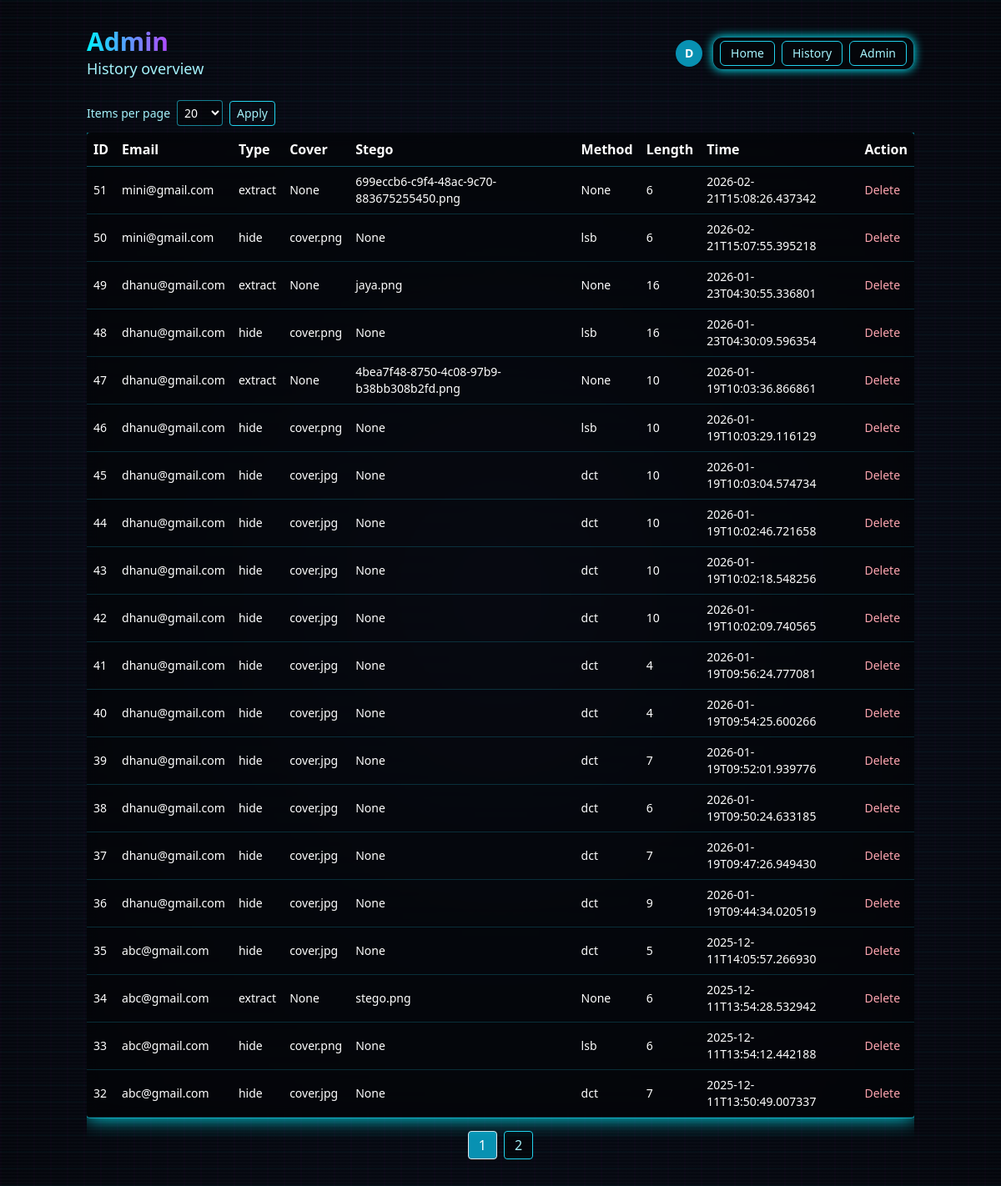
The page /admin/history (signed in) on the database its author committed.
### tables this page shows
CREATE TABLE history (
            id INTEGER PRIMARY KEY AUTOINCREMENT,
            email TEXT NOT NULL,
            type TEXT NOT NULL,
            cover TEXT,
            stego TEXT,
            method TEXT,
            length INTEGER,
            time TEXT NOT NULL
        );

### app.py (the view)
    def wrapper(*args, **kwargs):
        if not session.get("user"):
            return redirect(url_for("login"))
        return fn(*args, **kwargs)

### app.py (called while the page is built)
def get_db():
    conn = sqlite3.connect(DB_PATH)
    conn.row_factory = sqlite3.Row
    return conn

def login_required(fn):
    def wrapper(*args, **kwargs):
        if not session.get("user"):
            return redirect(url_for("login"))
        return fn(*args, **kwargs)
    wrapper.__name__ = fn.__name__
    return wrapper

def is_admin() -> bool:
    u = session.get("user") or {}
    return (u.get("role") or "user") == "admin"

@app.get("/admin/history")
@login_required
def admin_history():
    if not is_admin():
        return redirect(url_for("index"))
    page = int(request.args.get("page", "1") or "1")
    try:
        limit = int(request.args.get("limit", "20") or "20")
    except Exception:
        limit = 20
    if limit not in (20, 50, 100):
        limit = 20
    offset = (page - 1) * limit
    conn = get_db()
    total = conn.execute("SELECT COUNT(*) AS c FROM history").fetchone()["c"]
    cur = conn.execute(
        "SELECT id, email, type, cover, stego, method, length, time FROM history ORDER BY id DESC LIMIT ? OFFSET ?",
        (limit, offset),
    )
    rows = [dict(r) for r in cur.fetchall()]
    conn.close()
    pages = (total + limit - 1) // limit
    return render_template("admin_history.html", user=session.get("user"), items=rows, page=page, pages=pages, limit=limit)

### templates/admin_history.html (shortened to what this page needs)
<!doctype html>
<html lang="en">
<head>
  <script src="https://cdn.tailwindcss.com"></script>
</head>
<body class="text-white relative">
  <div class="absolute inset-0 -z-10">
    <div class="h-full w-full" style="background: radial-gradient(ellipse at center, #0a0f1f 0%, #050914 40%, #02040a 100%);"></div>
    <div class="absolute inset-0 opacity-30" style="background-image: repeating-linear-gradient(0deg, rgba(0,240,255,0.08) 0 2px, transparent 2px 20px), repeating-linear-gradient(90deg, rgba(255,0,255,0.06) 0 2px, transparent 2px 20px); background-size: 100% 100%; animation: gridShift 12s linear infinite;"></div>
    <div class="absolute inset-0" style="background-image: linear-gradient(transparent, rgba(255,255,255,0.03) 50%, transparent); background-size: 100% 4px; animation: scan 6s linear infinite;"></div>
  </div>
  <div class="max-w-5xl mx-auto py-8 px-4">
    <div class="flex items-center justify-between">
      <h1 class="leading-tight">
        <span class="block text-2xl md:text-3xl font-extrabold bg-clip-text text-transparent" style="background-image: linear-gradient(90deg,#00f0ff,#ff00ff)">Admin</span>
        <span class="block text-cyan-200 md:text-lg">History overview</span>
      </h1>
      <div class="flex items-center gap-3 text-sm">
        <a href="/profile" class="h-8 w-8 rounded-full bg-cyan-600 text-white flex items-center justify-center font-semibold">
          {{ (user.name if user else '')[:1]|upper }}
        </a>
        <div class="flex items-center gap-2 rounded-xl border border-cyan-400/60 bg-black/40 backdrop-blur px-2 py-1 shadow-[0_0_12px_#00f0ff]">
          <a href="/" class="inline-flex items-center gap-1 rounded-md border border-cyan-400 px-3 py-1 text-cyan-200 hover:bg-cyan-300 hover:text-black">Home</a>
          <a href="/history" class="inline-flex items-center gap-1 rounded-md border border-cyan-400 px-3 py-1 text-cyan-200 hover:bg-cyan-300 hover:text-black">History</a>
          <a href="/admin/history" class="inline-flex items-center gap-1 rounded-md border border-cyan-400 px-3 py-1 text-cyan-200 hover:bg-cyan-300 hover:text-black">Admin</a>
        </div>
      </div>
    </div>
    <div class="mt-6">
      <form method="get" action="/admin/history" class="mb-2 flex items-center gap-2 text-sm">
        <label class="text-cyan-200">Items per page</label>
        <select name="limit" class="rounded border border-cyan-400/60 bg-black/40 text-white p-1">
          <option value="20" {{ 'selected' if limit == 20 else '' }}>20</option>
        </select>
        <button class="rounded border border-cyan-400 px-2 py-1 text-cyan-200 hover:bg-cyan-300 hover:text-black">Apply</button>
      </form>
      <div class="overflow-auto">
        <table class="min-w-full bg-black/50 backdrop-blur rounded shadow-[0_0_24px_#00f0ff] ring-1 ring-cyan-400/50">
          <thead>
            <tr class="text-left border-b border-cyan-400/40">
              <th class="p-2">ID</th>
              <th class="p-2">Email</th>
              <th class="p-2">Type</th>
              <th class="p-2">Cover</th>
              <th class="p-2">Stego</th>
              <th class="p-2">Method</th>
              <th class="p-2">Length</th>
              <th class="p-2">Time</th>
              <th class="p-2">Action</th>
            </tr>
          </thead>
          <tbody>
            {% for it in items %}
            <tr class="border-b border-cyan-400/20 text-sm">
              <td class="p-2">{{ it.id }}</td>
              <td class="p-2">{{ it.email }}</td>
              <td class="p-2">{{ it.type }}</td>
              <td class="p-2">{{ it.cover }}</td>
              <td class="p-2">{{ it.stego }}</td>
              <td class="p-2">{{ it.method }}</td>
              <td class="p-2">{{ it.length }}</td>
              <td class="p-2">{{ it.time }}</td>
              <td class="p-2">
                <form method="post" action="/admin/history/delete/{{ it.id }}">
                  <button class="text-rose-300">Delete</button>
                </form>
              </td>
            </tr>
            {% endfor %}
          </tbody>
        </table>
        {% if pages and pages > 1 %}
        <div class="mt-4 flex justify-center">
          {% for p in range(1, pages + 1) %}
          <a href="/admin/history?page={{ p }}&limit={{ limit }}" class="px-3 py-1 mx-1 rounded border {{ 'bg-cyan-600 text-white' if p == page else 'bg-black/40 text-cyan-200 border-cyan-400' }}">{{ p }}</a>
          {% endfor %}
        </div>
        {% endif %}
      </div>
    </div>
  </div>
</body>
</html>

### rows shown on the page
history: id "51", email "mini@gmail.com", type "extract", cover "None", stego "699eccb6-c9f4-48ac-9c70-883675255450.png", method "None", length "6", time "2026-02-21T15:08:26.437342"
history: id "50", email "mini@gmail.com", type "hide", cover "cover.png", stego "None", method "lsb", length "6", time "2026-02-21T15:07:55.395218"
history: id "49", email "dhanu@gmail.com", type "extract", cover "None", stego "jaya.png", method "None", length "16", time "2026-01-23T04:30:55.336801"
history: id "48", email "dhanu@gmail.com", type "hide", cover "cover.png", stego "None", method "lsb", length "16", time "2026-01-23T04:30:09.596354"
history: id "47", email "dhanu@gmail.com", type "extract", cover "None", stego "4bea7f48-8750-4c08-97b9-b38bb308b2fd.png", method "None", length "10", time "2026-01-19T10:03:36.866861"
history: id "46", email "dhanu@gmail.com", type "hide", cover "cover.png", stego "None", method "lsb", length "10", time "2026-01-19T10:03:29.116129"
history: id "45", email "dhanu@gmail.com", type "hide", cover "cover.jpg", stego "None", method "dct", length "10", time "2026-01-19T10:03:04.574734"
history: id "44", email "dhanu@gmail.com", type "hide", cover "cover.jpg", stego "None", method "dct", length "10", time "2026-01-19T10:02:46.721658"
history: id "43", email "dhanu@gmail.com", type "hide", cover "cover.jpg", stego "None", method "dct", length "10", time "2026-01-19T10:02:18.548256"
history: id "42", email "dhanu@gmail.com", type "hide", cover "cover.jpg", stego "None", method "dct", length "10", time "2026-01-19T10:02:09.740565"
history: id "41", email "dhanu@gmail.com", type "hide", cover "cover.jpg", stego "None", method "dct", length "4", time "2026-01-19T09:56:24.777081"
history: id "40", email "dhanu@gmail.com", type "hide", cover "cover.jpg", stego "None", method "dct", length "4", time "2026-01-19T09:54:25.600266"
history: id "39", email "dhanu@gmail.com", type "hide", cover "cover.jpg", stego "None", method "dct", length "7", time "2026-01-19T09:52:01.939776"
history: id "38", email "dhanu@gmail.com", type "hide", cover "cover.jpg", stego "None", method "dct", length "6", time "2026-01-19T09:50:24.633185"
history: id "37", email "dhanu@gmail.com", type "hide", cover "cover.jpg", stego "None", method "dct", length "7", time "2026-01-19T09:47:26.949430"
history: id "36", email "dhanu@gmail.com", type "hide", cover "cover.jpg", stego "None", method "dct", length "9", time "2026-01-19T09:44:34.020519"
history: id "35", email "abc@gmail.com", type "hide", cover "cover.jpg", stego "None", method "dct", length "5", time "2025-12-11T14:05:57.266930"
history: id "34", email "abc@gmail.com", type "extract", cover "None", stego "stego.png", method "None", length "6", time "2025-12-11T13:54:28.532942"
history: id "33", email "abc@gmail.com", type "hide", cover "cover.png", stego "None", method "lsb", length "6", time "2025-12-11T13:54:12.442188"
history: id "32", email "abc@gmail.com", type "hide", cover "cover.jpg", stego "None", method "dct", length "7", time "2025-12-11T13:50:49.007337"

### other values the page prints
{{ (user.name if user else '')[:1]|upper }} "D"
{{ p }} "1" "2"
